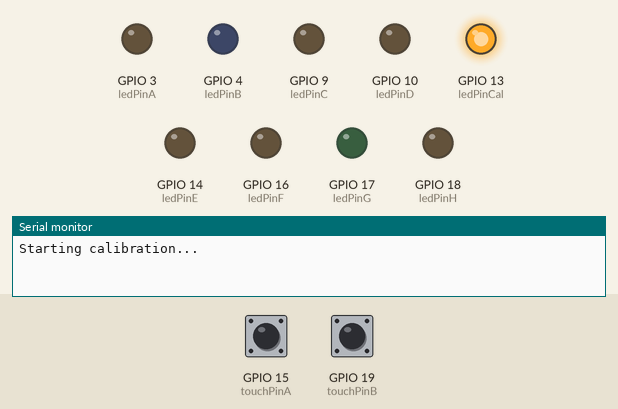
Simulated run of this sketch. Board: ESP32-S3. On the bench: output pins drawn as LEDs (lit = HIGH), the last lines printed to the serial monitor. Inputs (shaded band) come from the test bench; at power-on: GPIO 15 (touchPinA) HIGH, GPIO 19 (touchPinB) HIGH.

Above: at 1.6 s.
At 3.6 s:
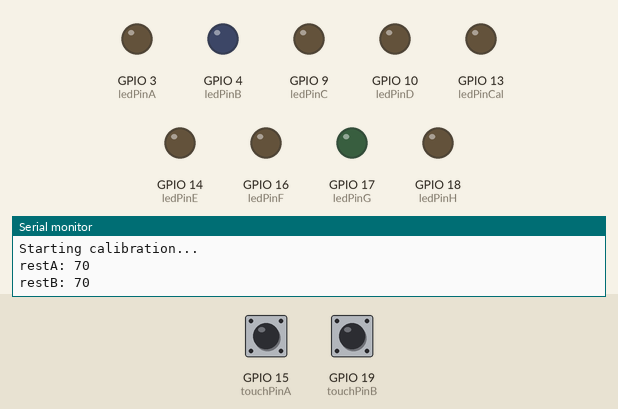
Timing chart, 0 to 5.1 s (numbered marks = the images above):
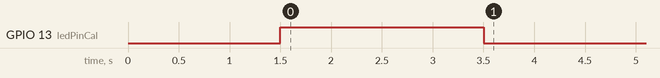

The sketch:

Scorekeeper.ino
```cpp
/*
 * Scorekeeper.ino
 *
 * Let's keep score!
 *
 * Brown Dog Gadgets
 *
 * Pete Prodoehl <pete@2xlnetworks.com>
 *
 * 2017-04-30
 *
 */

int touchPinA = 15;

int ledPinA =  3;
int ledPinB =  4;
int ledPinC =  9;
int ledPinD = 10;

int touchPinB = 19;

int ledPinE = 14;
int ledPinF = 16;
int ledPinG = 17;
int ledPinH = 18;

int ledPinCal = 13;

int speakerPin = 23;

int restA;
int restB;

int pinLevel = 200; // may need adjusting

int touchPushCounterA = 0;
int touchStateA = 0;
int lastTouchStateA = 0;

int touchPushCounterB = 0;
int touchStateB = 0;
int lastTouchStateB = 0;


void setup() {
  Serial.begin(9600); // for debug
  delay(1500);
  pinMode(ledPinCal, OUTPUT);
  pinMode(ledPinA, OUTPUT);
  pinMode(ledPinB, OUTPUT);
  pinMode(ledPinC, OUTPUT);
  pinMode(ledPinD, OUTPUT);
  pinMode(ledPinE, OUTPUT);
  pinMode(ledPinF, OUTPUT);
  pinMode(ledPinG, OUTPUT);
  pinMode(ledPinH, OUTPUT);
  calibrate();
}


void loop() {

  // check for A score
  int valA = (touchRead(touchPinA));

  if (valA > (restA + pinLevel)) {
    Serial.print("valA: ");
    Serial.println(valA);
    touchStateA = 1;
  }
  else {
    touchStateA = 0;
  }

  if (touchStateA != lastTouchStateA) {
    if (touchStateA == 1) {
      touchPushCounterA++;
    }
    delay(50);
    lastTouchStateA = touchStateA;
  }

  if (touchPushCounterA == 1) {
    digitalWrite(ledPinA, HIGH);
  }
  else if (touchPushCounterA == 2) {
    digitalWrite(ledPinA, HIGH);
    digitalWrite(ledPinB, HIGH);
  }
  else if (touchPushCounterA == 3) {
    digitalWrite(ledPinA, HIGH);
    digitalWrite(ledPinB, HIGH);
    digitalWrite(ledPinC, HIGH);
  }
  else if (touchPushCounterA == 4) {
    digitalWrite(ledPinA, HIGH);
    digitalWrite(ledPinB, HIGH);
    digitalWrite(ledPinC, HIGH);
    digitalWrite(ledPinD, HIGH);
    playSound();
  }
  else {
    digitalWrite(ledPinA, LOW);
    digitalWrite(ledPinB, LOW);
    digitalWrite(ledPinC, LOW);
    digitalWrite(ledPinD, LOW);
    touchPushCounterA = 0;
  }


  // check for B score
  int valB = (touchRead(touchPinB));

  if (valB > (restB + pinLevel)) {
    Serial.print("valB: ");
    Serial.println(valB);
    touchStateB = 1;
  }
  else {
    touchStateB = 0;
  }

  if (touchStateB != lastTouchStateB) {
    if (touchStateB == 1) {
      touchPushCounterB++;
    }
    delay(50);
    lastTouchStateB = touchStateB;
  }

  if (touchPushCounterB == 1) {
    digitalWrite(ledPinE, HIGH);
  }
  else if (touchPushCounterB == 2) {
    digitalWrite(ledPinE, HIGH);
    digitalWrite(ledPinF, HIGH);
  }
  else if (touchPushCounterB == 3) {
    digitalWrite(ledPinE, HIGH);
    digitalWrite(ledPinF, HIGH);
    digitalWrite(ledPinG, HIGH);
  }
  else if (touchPushCounterB == 4) {
    digitalWrite(ledPinE, HIGH);
    digitalWrite(ledPinF, HIGH);
    digitalWrite(ledPinG, HIGH);
    digitalWrite(ledPinH, HIGH);
    playSound();
  }
  else {
    digitalWrite(ledPinE, LOW);
    digitalWrite(ledPinF, LOW);
    digitalWrite(ledPinG, LOW);
    digitalWrite(ledPinH, LOW);
    touchPushCounterB = 0;
  }


}


// run calibration at startup

int calibratePin (int thePin) {

  int calRun = 50;
  int calVal = 0;
  int calValFull = 0;
  int calResult = 0;

  for (int i = 0; i < calRun; i++) {
    calVal = (touchRead(thePin));
    calValFull = calValFull + calVal;
    delay(10);
  }

  calResult = calValFull / calRun;

  return calResult;

}


void calibrate () {

  digitalWrite(ledPinCal, HIGH);
  Serial.println("Starting calibration...");

  restA = calibratePin(touchPinA);
  Serial.print("restA: ");
  Serial.println(restA);

  restB = calibratePin(touchPinB);
  Serial.print("restB: ");
  Serial.println(restB);

  delay(1000);
  digitalWrite(ledPinCal, LOW);

}


void playSound() {

  tone(speakerPin, 523);
  delay(100);
  tone(speakerPin, 659);
  delay(100);
  tone(speakerPin, 784);
  delay(100);
  noTone(speakerPin);

}
```
